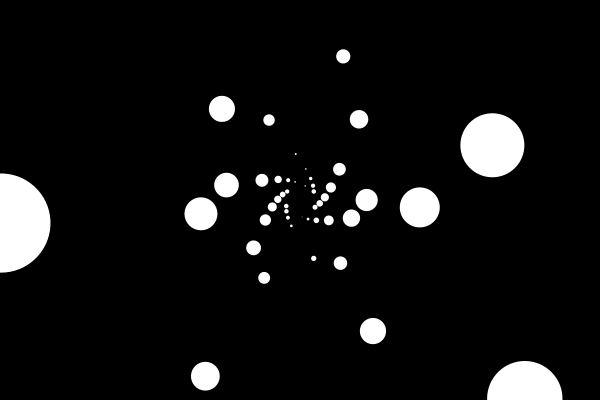
Frame 1 (no input)
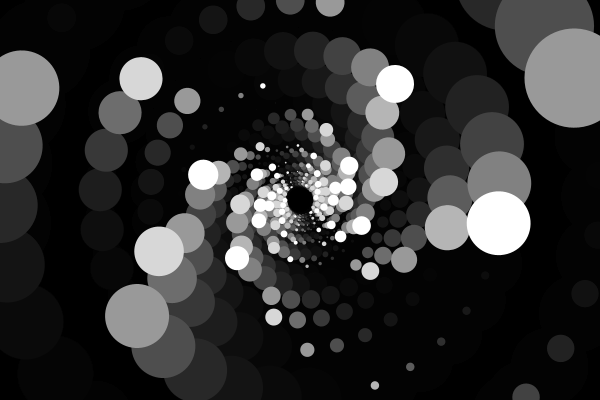
Frame 60 (the mouse pressed at the canvas centre just before this capture)
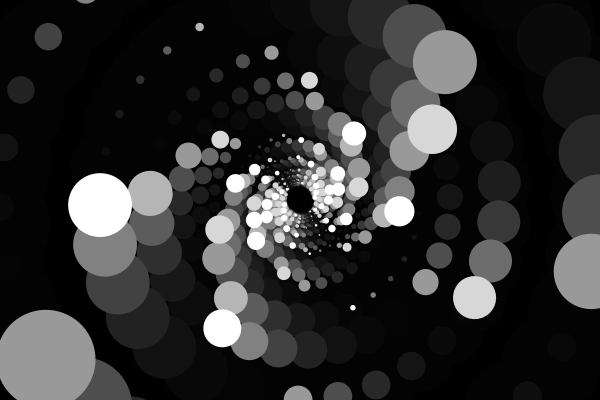
Frame 120 (the mouse held since frame 60 and released just before this capture)

The Processing sketch that drew these frames (run headless with seeded random() and noise(); from frame 60 on, the mouse is pressed at the canvas centre):

// Processing sketch: processing_154724
// ── processing_154724.pde

void setup(){
  size(600,400);
  background(0);
  rectMode(CENTER);
  smooth();
  noStroke();
  frameRate(30);
}


float count = 0;
float rotation = 0;
float resize = 10;  
float speed = 0.1;

void draw(){
  fill(0,40);
  rect(width/2,height/2,width, height);
  for(int count = 0; count < 50; count++){
    if(resize > 1){
      resize--;  
    }else{
      resize = 40;
    } 
    pushMatrix();
    translate(width/2, height/2);
    rotate(rotation);
    float x = cos(count) * width/resize;
    float y = sin(count) * width/resize;
    fill(255,255,255);
    float size = map(x, 0, width/2, 0, 100);
    ellipse(x,y,size,size);
    popMatrix();
  
    rotation+=0.001;
    count+=speed;
        
  }
  
}
